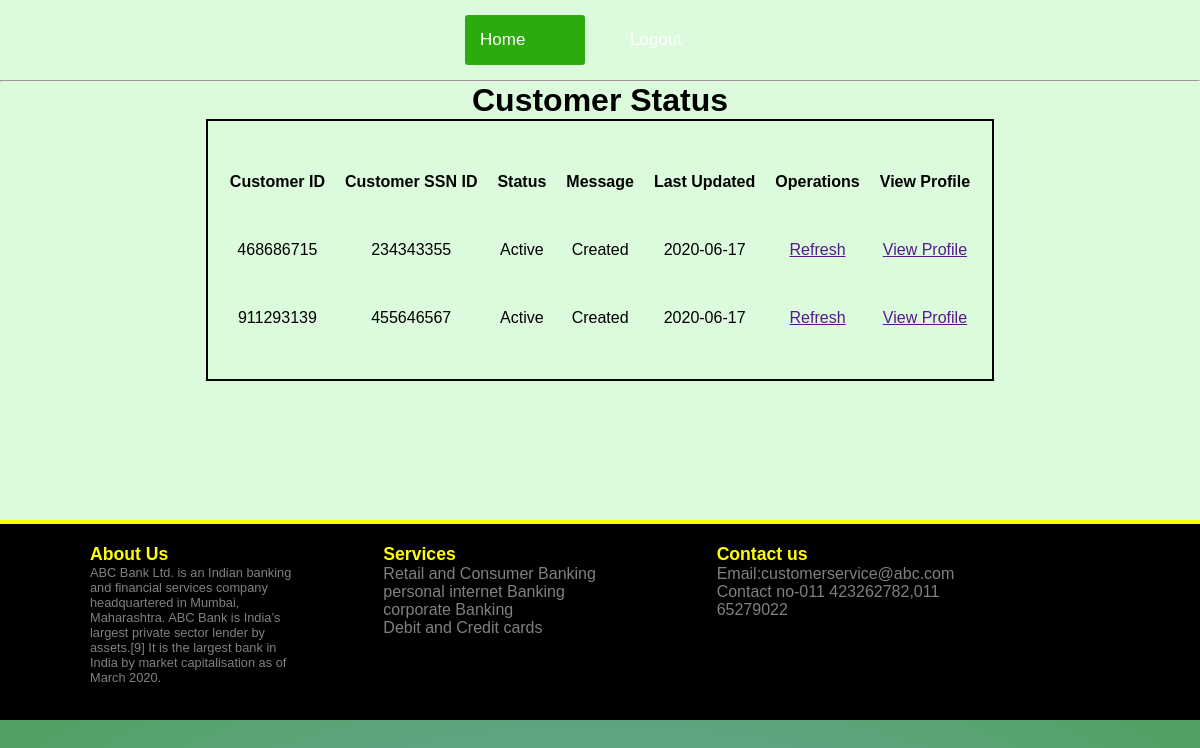
Screenshot of /customerStatus with the database file from the repository.
### bankingApp/models.py (models this page shows, shortened)
class CustomerStatus(db.Model):
    __tablename__ = 'CustomerStatus'
    SSN_ID = db.Column(db.Integer, nullable=False, primary_key=True)
    CustomerID = db.Column(db.Integer, nullable=False, unique=True)
    Name = db.Column(db.String(50), nullable=False)
    Age = db.Column(db.Integer, nullable=False)
    Address = db.Column(db.String(40), nullable=False)
    State = db.Column(db.String(20), nullable=False)
    City = db.Column(db.String(20), nullable=False)
    Status = db.Column(db.String(10))
    Message = db.Column(db.String(50))
    Last_Updated = db.Column(db.String(20))

### bankingApp/auth.py (the view)
@auth.route("/customerStatus")
def customer_status():
    d=CustomerStatus.query.order_by(CustomerStatus.SSN_ID).all()
    return render_template("CustomerStatus.html",d=d)

### bankingApp/templates/CustomerStatus.html
{% extends "home.html" %}
{% block content %}
<h1>Customer Status</h1>
            <table style="border:2px solid black;margin-left:auto;margin-right:auto;padding:2px;border-spacing:20px 50px; ">
                <tr>
                    <th >Customer ID</th>
                    <th >Customer SSN ID</th>
                    <th >Status</th>
                    <th >Message</th>
                    <th >Last Updated</th>
                    <th >Operations</th>
                    <th >View Profile</th>
                </tr>
                {% for i in d %}
                <tr>
                    <td >{{ i.CustomerID }}</td>
                    <td>{{ i.SSN_ID }}</td>
                    <td>{{ i.Status}}</td>
                    <td>{{ i.Message }}</td>
                    <td>{{ i.Last_Updated }}</td>
                    <td><a href="">Refresh</a></td>
                    <td><a href="">View Profile</a></td>
                </tr>
                {% endfor %}
            </table>
{% endblock %}

### bankingApp/static/styles/style1.css (style rules this page uses)
* { margin: 0; padding: 0; box-sizing: border-box; }
body { background: radial-gradient(#80adc3,#495e); background-size: cover; background-position: center; font-family: sans-serif; }

### rows the page displays
CustomerStatus: CustomerID "468686715", SSN_ID "234343355", Status "Active", Message "Created", Last_Updated "2020-06-17"
CustomerStatus: CustomerID "911293139", SSN_ID "455646567", Status "Active", Message "Created", Last_Updated "2020-06-17"
